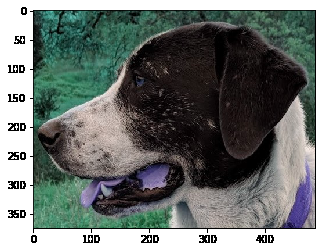
#> input picture Thejaswin S_CV/images/dog.png, 325 x 252 px, found by its file name
$ jupyter execute 'Canny Edge Detection.ipynb'   (shell and % lines are left out)
#> lines starting #> are read from the running program, lines starting #| are printed output that depends on the picture; after the words box and inside, x2 and y2 are one past the last pixel; in counts of white or black regions, pixels touching at a corner belong together
[cell 1]
import cv2
import numpy as np
import matplotlib.pyplot as plt

[cell 2]
img = cv2.imread('dog.png')
#> img is the input picture: shape (252, 325, 3); mean B, G, R 113.9, 117.2, 110.8

[cell 3]
plt.imshow(img)

[cell 4]
edges = cv2.Canny(image=img, threshold1=127, threshold2=127)
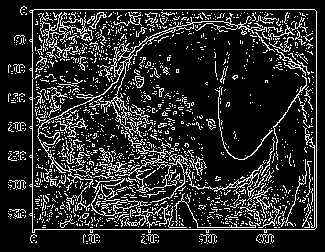
#> edges: shape (252, 325); 16.3% white in thin lines or dots, all inside (x1, y1, x2, y2) = (8, 6, 317, 244)

[cell 5]
plt.imshow(edges)

[cell 6]
edges = cv2.Canny(image=img, threshold1=0, threshold2=255)
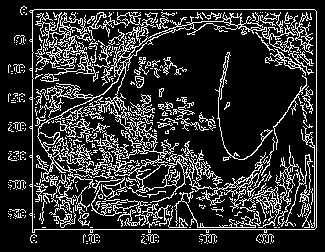
#> edges: shape (252, 325); 18.4% white in thin lines or dots, all inside (x1, y1, x2, y2) = (8, 6, 317, 244)

[cell 7]
plt.imshow(edges)

[cell 8]
# Calculate the median pixel value
med_val = np.median(img)
#> med_val = 92

[cell 9]
# Lower bound is either 0 or 70% of the median value, whicever is higher
lower = int(max(0, 0.7* med_val))
#> lower = 64

[cell 10]
# Upper bound is either 255 or 30% above the median value, whichever is lower
upper = int(min(255,1.3 * med_val))
#> upper = 119

[cell 11]
edges = cv2.Canny(image=img, threshold1=lower , threshold2=upper)
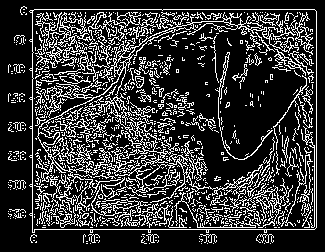
#> edges: shape (252, 325); 21.4% white in thin lines or dots, all inside (x1, y1, x2, y2) = (8, 6, 317, 244)

[cell 12]
plt.imshow(edges)

[cell 13]
blurred_img = cv2.blur(img,ksize=(5,5))
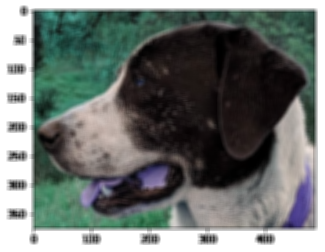
#> blurred_img: shape (252, 325, 3); mean B, G, R 113.9, 117.2, 110.8

[cell 14]
edges = cv2.Canny(image=blurred_img, threshold1=lower , threshold2=upper)
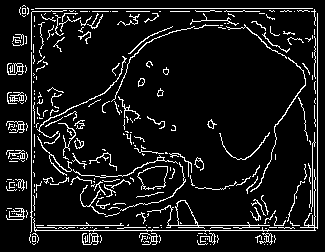
#> edges: shape (252, 325); 9% white in thin lines or dots

[cell 15]
plt.imshow(edges)

[cell 16]
lower
#> Out = 64

[cell 17]
upper
#> Out = 119

[cell 18]
edges = cv2.Canny(image=blurred_img, threshold1=lower , threshold2=upper+50)
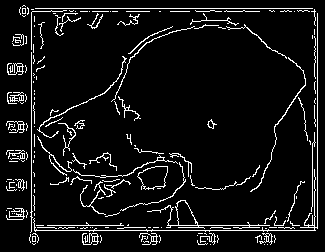
#> edges: shape (252, 325); 7.3% white in thin lines or dots
plt.imshow(edges)

$ run again, with Thejaswin S_CV/images/real_chess.png copied over Thejaswin S_CV/images/dog.png
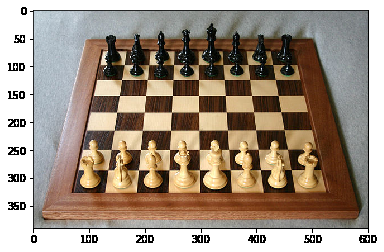
#> input picture Thejaswin S_CV/images/real_chess.png, 384 x 252 px, found by its file name
#> img is the input picture: shape (252, 384, 3); mean B, G, R 130.9, 145.7, 160.7
#> `edges = cv2.Canny(image=img, threshold1=0, threshold2=255)`:
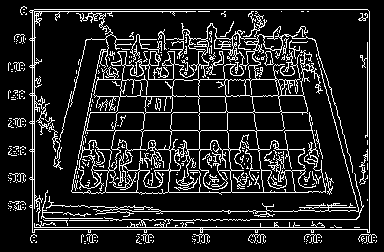
#> edges: shape (252, 384); 13.9% white in thin lines or dots
#> med_val = 150
#> lower = 105
#> upper = 195
#> `lower`: Out = 105
#> `upper`: Out = 195
#> `edges = cv2.Canny(image=blurred_img, threshold1=lower , threshold2=upp..`:
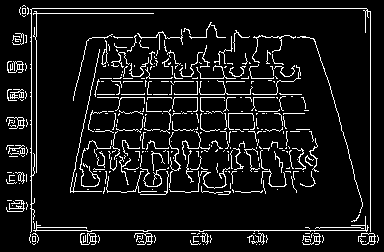
#> edges: shape (252, 384); 8.6% white in thin lines or dots

$ run again, with Thejaswin S_CV/images/coins.jpg saved as Thejaswin S_CV/images/dog.png
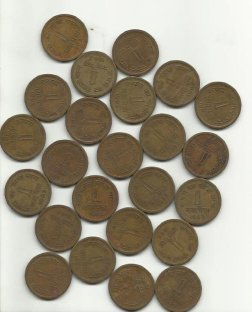
#> input picture Thejaswin S_CV/images/coins.jpg, 252 x 312 px, found by its file name
#> img is the input picture: shape (312, 252, 3); mean B, G, R 136.3, 153.2, 161.4
#> `edges = cv2.Canny(image=img, threshold1=0, threshold2=255)`:
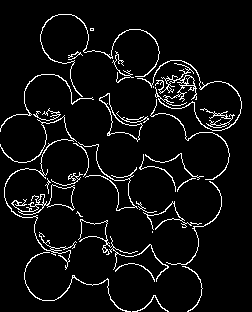
#> edges: shape (312, 252); 5.9% white in thin lines or dots
#> med_val = 111
#> lower = 77
#> upper = 144
#> `edges = cv2.Canny(image=blurred_img, threshold1=lower , threshold2=upp..`:
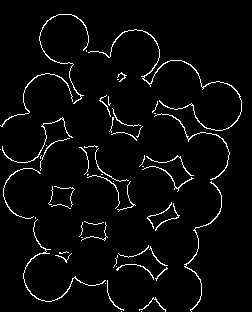
#> edges: shape (312, 252); 3.7% white in thin lines or dots
#> `lower`: Out = 77
#> `upper`: Out = 144
